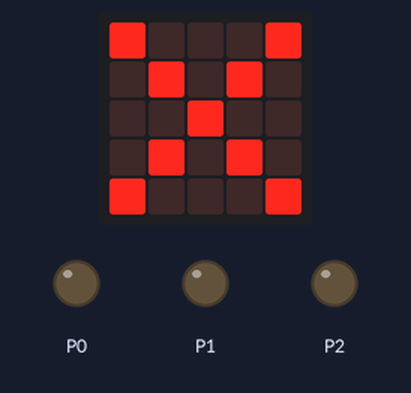
A program run on a simulated BBC micro:bit (MakeCode). Parts: the board's 5×5 LED display, output pins drawn as LEDs (lit = HIGH).

Above: at 0.1 s.
At 0.7 s:
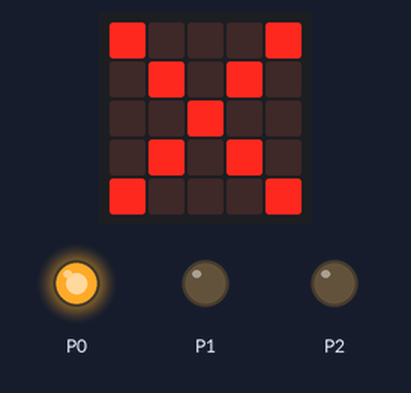
At 6.9 s:
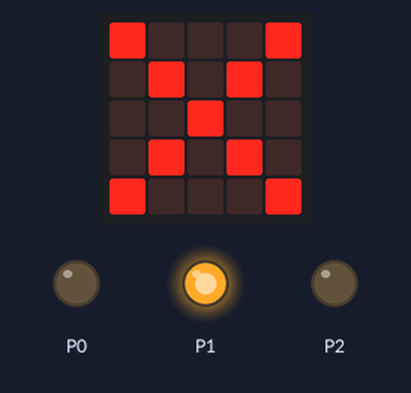
At 17.4 s:
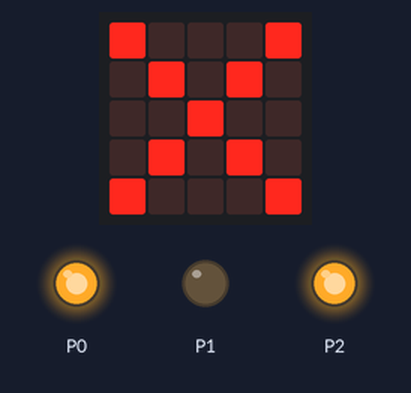
At 23.6 s:
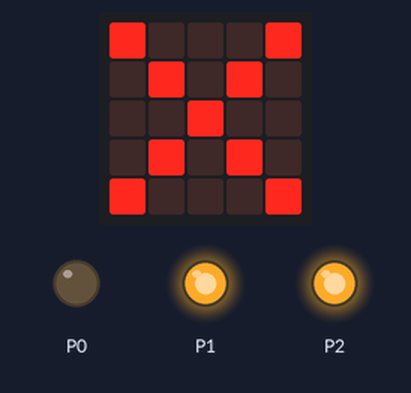
At 31.8 s:
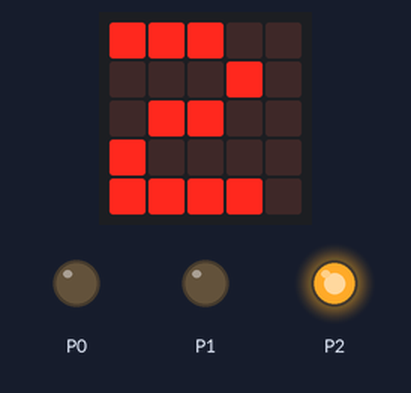
Timing chart, 0 to 40.0 s (numbered marks = the images above):
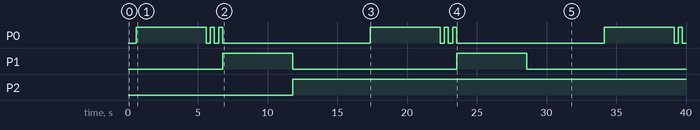

Measured:
- by itself, P0: repeats every 16.8 s: 2 × (LOW 0.30 s, HIGH 0.30 s), LOW 10.6 s, HIGH 5.0 s
- by itself, P1: alternates HIGH for 5.0 s and LOW for 11.8 s
- by itself, P2: LOW → HIGH at 11.8 s
- what the display in image 3 shows lasts 11.8 s, from 16.8 s to 28.6 s

The program:

main.ts
```typescript
basic.forever(function () {
    basic.showIcon(IconNames.No)
    pins.digitalWritePin(DigitalPin.P0, 1)
    basic.pause(5000)
    pins.digitalWritePin(DigitalPin.P0, 0)
    basic.pause(300)
    pins.digitalWritePin(DigitalPin.P0, 1)
    basic.pause(300)
    pins.digitalWritePin(DigitalPin.P0, 0)
    basic.pause(300)
    pins.digitalWritePin(DigitalPin.P0, 1)
    basic.pause(300)
    pins.digitalWritePin(DigitalPin.P0, 0)
    pins.digitalWritePin(DigitalPin.P1, 1)
    basic.pause(5000)
    pins.digitalWritePin(DigitalPin.P1, 0)
    basic.clearScreen()
    pins.digitalWritePin(DigitalPin.P2, 1)
    basic.showNumber(5)
    basic.pause(300)
    basic.showNumber(4)
    basic.pause(300)
    basic.showNumber(3)
    basic.pause(300)
    basic.showNumber(2)
    basic.pause(300)
    basic.showNumber(1)
    pins.digitalWritePin(DigitalPin.P2, 1)
})
```

test.ts
```typescript
// aquí va el archivo "tests"; esto no se compilará cuando este paquete se utilice como una extensión.
```
